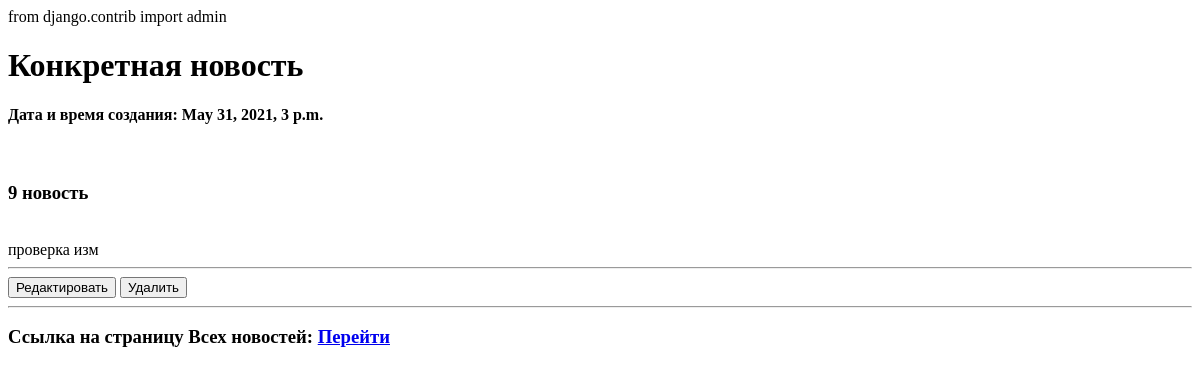
Page /news/11 on the earlier database version.
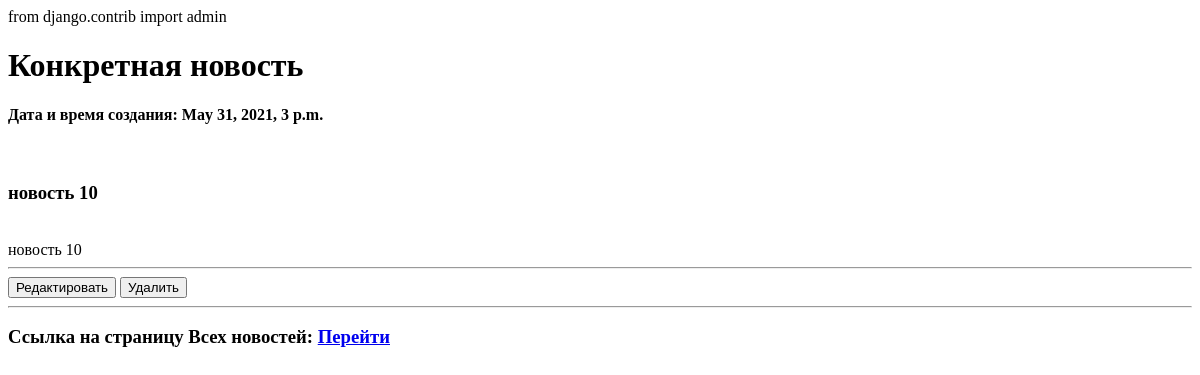
Same page on the later database version.
### news/models.py (models this page shows, shortened)
class Post(models.Model):
    author = models.ForeignKey(Author, on_delete=models.CASCADE)
    category = models.ManyToManyField(Category, through='PostCategory')
    news = 'NW'
    articles = 'AR'
    TYPE = [
        (news, 'news'),
        (articles, 'articles'),
    ]
    post_type = models.CharField(max_length=2, choices=TYPE)
    post_datetime = models.DateTimeField(auto_now_add=True)
    post_title = models.CharField(max_length=255)
    post_text = models.TextField()
    post_rating = models.IntegerField(default=0.0)
    class Meta:
        verbose_name = 'Пост'
        verbose_name_plural = 'Посты'

### news/views.py (the view)
# urls.py: path('<int:pk>', PostDetail.as_view()),
class PostDetail(DetailView):
    model = Post  # модель всё та же, но мы хотим получать детали конкретно отдельного товара
    template_name = 'new.html'  # название шаблона будет product.html
    context_object_name = 'new'  # название объекта. в нём будет

### news/templatetags/custom_filters.py (called while the page is built)
@register.filter(name='censor')  # регистрируем наш фильтр под именем censor, чтоб django понимал, что это именно фильтр, а не простая функция
def censor(value):  # первый аргумент здесь это то значение, к которому надо применить фильтр, (((а второго у меня нет - второй аргумент — это аргумент фильтра, т.е. примерно следующее будет в шаблоне value|multiply:arg
    for i in range(0, len(bed_word)):
        if bed_word[i] in value:
            value = value.replace(bed_word[i], ' ... ')
    return str(value) # возвращаемое функцией значение — это то значение, которое подставится к нам в шаблон

### templates/new.html (shortened to what this page needs)
{% extends 'base.html' %}
{% load custom_filters %}
{% block content %}
<h1>Конкретная новость</h1>
<h4>Дата и время создания: {{ new.post_datetime }}</h4>
<br>
<h3>{{ new.post_title|censor }}</h3>
<br>
{{ new.post_text|censor }}
<hr>
<a href="/news/edit/{{ new.pk }}" class='text-decoration-none'><button class="btn btn-dark" type="button">Редактировать</button></a>
<a href="/news/delete/{{ new.pk }}" class='text-decoration-none'><button class="btn btn-warning" type="button">Удалить</button></a>
<hr>
<h3>Ссылка на страницу Всех новостей: <a href="/news">Перейти</a></h3>
{% endblock content %}

Differences in the rows shown:
changed Post: post_title|censor "9 новость" → "новость 10"; post_text|censor "проверка изм" → "новость 10"
